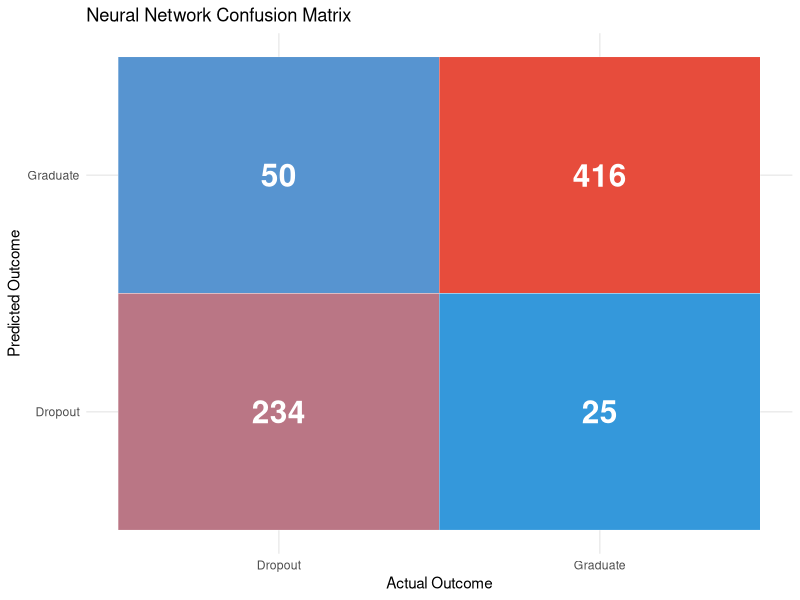

Generate this figure with R:
## ---- chunk 1
knitr::opts_chunk$set(echo = TRUE, message = FALSE, warning = FALSE)
library(tidyverse)
library(nnet)        # Simple neural network
# library(neuralnet) # Alternative package
# library(keras)     # Deep learning (if you want to use TensorFlow)
library(caret)       # For confusion matrix
## ---- chunk 2
# Load data
data <- read.csv("../../data/preprocessed_data.csv", stringsAsFactors = TRUE)

# Filter for Graduate vs Dropout
nn_data <- data %>%
  filter(Target %in% c("Graduate", "Dropout")) %>%
  mutate(Target_binary = as.factor(ifelse(Target == "Graduate", "Graduate", "Dropout")))

# Select features (adjust based on your analysis)
nn_features <- c(
  "Curricular.units.1st.sem..approved.",
  "Curricular.units.1st.sem..grade.",
  "Curricular.units.2nd.sem..approved.",
  "Curricular.units.2nd.sem..grade.",
  "Tuition.fees.up.to.date",
  "Scholarship.holder",
  "Age.at.enrollment",
  "Admission.grade",
  "Debtor"
)

# Create modeling dataset
nn_model_data <- nn_data %>%
  select(all_of(nn_features), Target_binary) %>%
  na.omit()

# Normalize numeric features (important for neural networks!)
numeric_cols <- sapply(nn_model_data, is.numeric)
nn_model_data[, numeric_cols] <- scale(nn_model_data[, numeric_cols])

cat("Dataset size:", nrow(nn_model_data), "students\n")
cat("Class distribution:\n")
table(nn_model_data$Target_binary)
## ---- chunk 3
set.seed(123)
train_idx <- createDataPartition(nn_model_data$Target_binary, p = 0.8, list = FALSE)
train_nn <- nn_model_data[train_idx, ]
test_nn <- nn_model_data[-train_idx, ]

cat("Training set:", nrow(train_nn), "samples\n")
cat("Test set:", nrow(test_nn), "samples\n")
## ---- chunk 4
# Train neural network with one hidden layer
# size = number of hidden units, decay = regularization parameter
nn_model <- nnet(
  Target_binary ~ .,
  data = train_nn,
  size = 10,        # 10 hidden units
  decay = 0.01,     # Regularization
  maxit = 500,      # Maximum iterations
  trace = FALSE     # Don't print training progress
)

cat("Model trained successfully!\n")
cat("Hidden units:", nn_model$n[2], "\n")
cat("Weights:", length(nn_model$wts), "\n")
## ---- chunk 5
# Predictions on test set
pred_nn_class <- predict(nn_model, newdata = test_nn, type = "class")

# Confusion matrix
conf_matrix <- confusionMatrix(
  as.factor(pred_nn_class),
  test_nn$Target_binary,
  positive = "Graduate"
)

print(conf_matrix)
## ---- chunk 6
cat("=== Neural Network Performance ===\n\n")
cat("Accuracy:", round(conf_matrix$overall["Accuracy"], 3), "\n")
cat("Precision:", round(conf_matrix$byClass["Precision"], 3), "\n")
cat("Recall:", round(conf_matrix$byClass["Recall"], 3), "\n")
cat("F1-Score:", round(conf_matrix$byClass["F1"], 3), "\n")
cat("Balanced Accuracy:", round(conf_matrix$byClass["Balanced Accuracy"], 3), "\n")
## ---- chunk 7
# Create confusion matrix dataframe
cm_df <- as.data.frame(conf_matrix$table)
names(cm_df) <- c("Prediction", "Reference", "Freq")

# Plot
ggplot(cm_df, aes(x = Reference, y = Prediction, fill = Freq)) +
  geom_tile(color = "white") +
  geom_text(aes(label = Freq), size = 8, color = "white", fontface = "bold") +
  scale_fill_gradient(low = "#3498DB", high = "#E74C3C") +
  labs(title = "Neural Network Confusion Matrix",
       x = "Actual Outcome", y = "Predicted Outcome") +
  theme_minimal() +
  theme(legend.position = "none")
